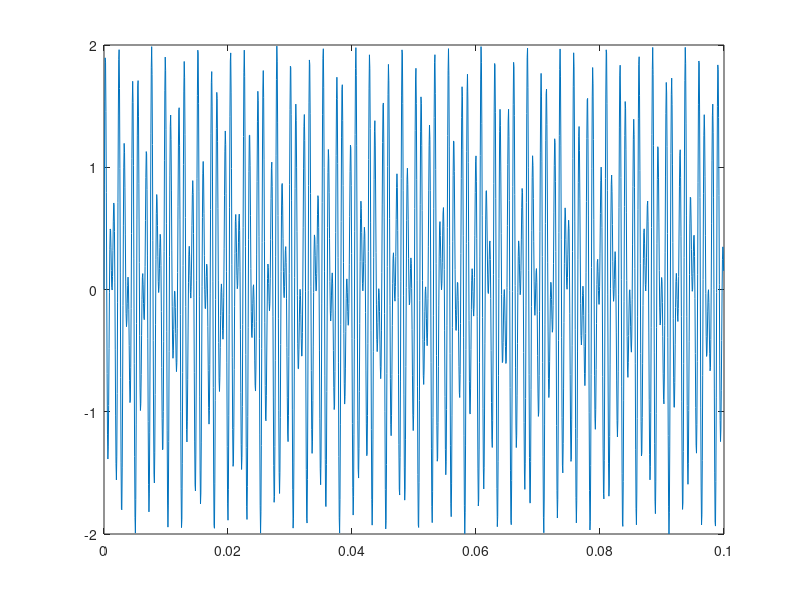
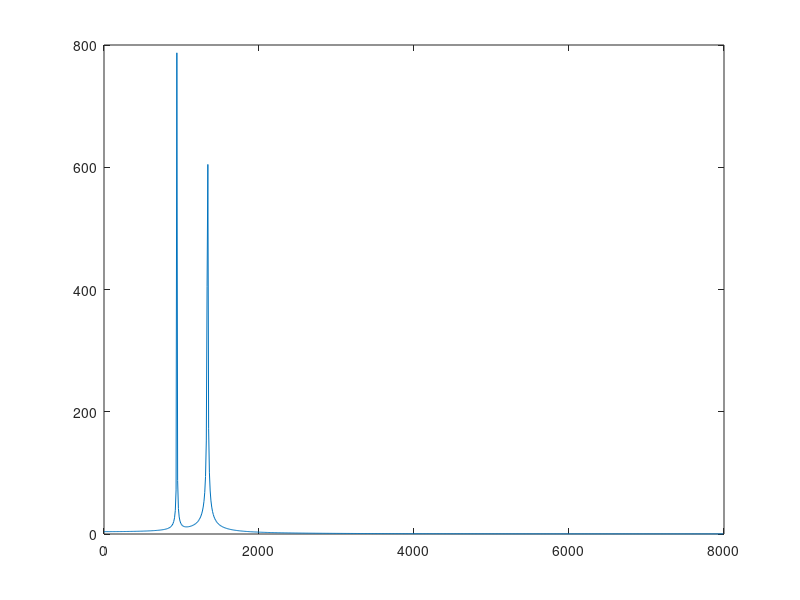

Recreate these plots in MATLAB, in order. (Note: this script raises an error after producing the figures.)
f0L = 941;
f0H = 1336;
fs = 16000;
N = 1600;
t = 0:1/fs:0.2;
t = t(1:N);
y = sin(2*pi*f0L*t) + sin(2*pi*f0H*t);
soundsc(y,fs);
plot(t,y)
f = fft(y);
sp = abs(f(1:N/2));
df = 0:fs/N:fs/2;
df = df(1:N/2);
figure
plot(df,sp)
[sp_amp, dtmf] = dtmf_detect(int32(10000*y), int32(fs), int32(N))